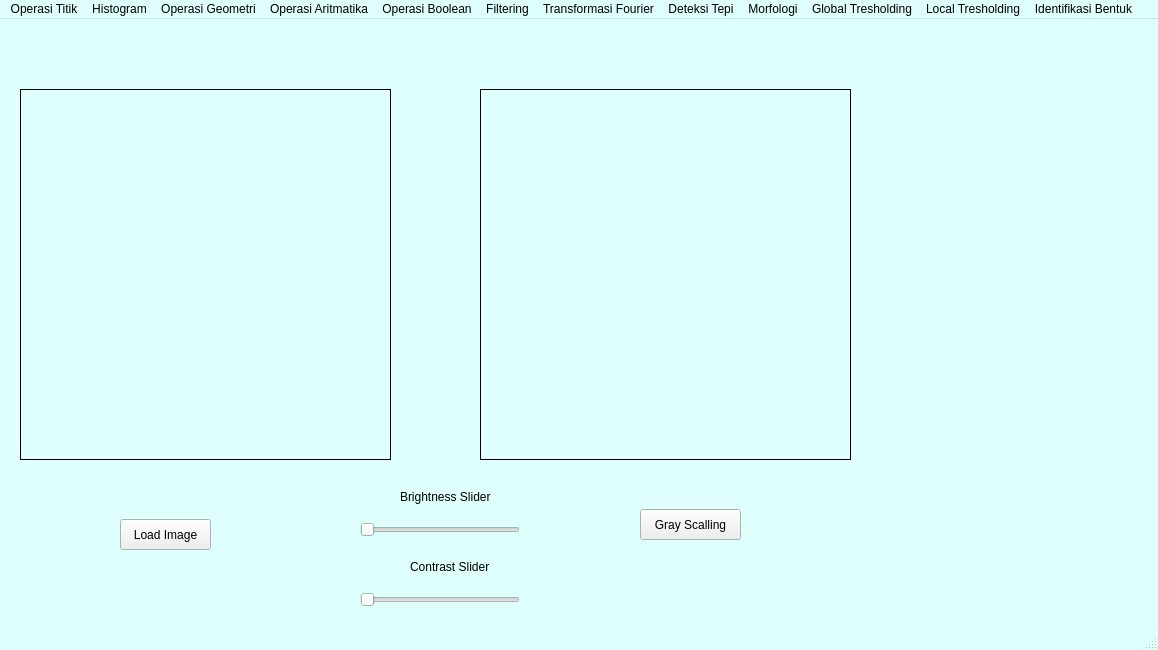
<?xml version="1.0" encoding="UTF-8"?>
<ui version="4.0">
 <class>MainWindow</class>
 <widget class="QMainWindow" name="MainWindow">
  <property name="geometry">
   <rect>
    <x>0</x>
    <y>0</y>
    <width>1158</width>
    <height>650</height>
   </rect>
  </property>
  <property name="palette">
   <palette>
    <active>
     <colorrole role="Base">
      <brush brushstyle="SolidPattern">
       <color alpha="255">
        <red>255</red>
        <green>255</green>
        <blue>255</blue>
       </color>
      </brush>
     </colorrole>
     <colorrole role="Window">
      <brush brushstyle="SolidPattern">
       <color alpha="255">
        <red>222</red>
        <green>255</green>
        <blue>251</blue>
       </color>
      </brush>
     </colorrole>
    </active>
    <inactive>
     <colorrole role="Base">
      <brush brushstyle="SolidPattern">
       <color alpha="255">
        <red>255</red>
        <green>255</green>
        <blue>255</blue>
       </color>
      </brush>
     </colorrole>
     <colorrole role="Window">
      <brush brushstyle="SolidPattern">
       <color alpha="255">
        <red>222</red>
        <green>255</green>
        <blue>251</blue>
       </color>
      </brush>
     </colorrole>
    </inactive>
    <disabled>
     <colorrole role="Base">
      <brush brushstyle="SolidPattern">
       <color alpha="255">
        <red>222</red>
        <green>255</green>
        <blue>251</blue>
       </color>
      </brush>
     </colorrole>
     <colorrole role="Window">
      <brush brushstyle="SolidPattern">
       <color alpha="255">
        <red>222</red>
        <green>255</green>
        <blue>251</blue>
       </color>
      </brush>
     </colorrole>
    </disabled>
   </palette>
  </property>
  <property name="windowTitle">
   <string>MainWindow</string>
  </property>
  <property name="autoFillBackground">
   <bool>false</bool>
  </property>
  <widget class="QWidget" name="centralwidget">
   <widget class="QPushButton" name="btn_img">
    <property name="geometry">
     <rect>
      <x>120</x>
      <y>500</y>
      <width>91</width>
      <height>31</height>
     </rect>
    </property>
    <property name="text">
     <string>Load Image</string>
    </property>
   </widget>
   <widget class="QLabel" name="label">
    <property name="geometry">
     <rect>
      <x>20</x>
      <y>70</y>
      <width>371</width>
      <height>371</height>
     </rect>
    </property>
    <property name="frameShape">
     <enum>QFrame::Box</enum>
    </property>
    <property name="text">
     <string/>
    </property>
   </widget>
   <widget class="QLabel" name="citra_label">
    <property name="geometry">
     <rect>
      <x>480</x>
      <y>70</y>
      <width>371</width>
      <height>371</height>
     </rect>
    </property>
    <property name="frameShape">
     <enum>QFrame::Box</enum>
    </property>
    <property name="text">
     <string/>
    </property>
   </widget>
   <widget class="QPushButton" name="btn_gray">
    <property name="geometry">
     <rect>
      <x>640</x>
      <y>490</y>
      <width>101</width>
      <height>31</height>
     </rect>
    </property>
    <property name="text">
     <string>Gray Scalling</string>
    </property>
   </widget>
   <widget class="QSlider" name="brightnessSlider">
    <property name="geometry">
     <rect>
      <x>360</x>
      <y>500</y>
      <width>160</width>
      <height>22</height>
     </rect>
    </property>
    <property name="orientation">
     <enum>Qt::Horizontal</enum>
    </property>
   </widget>
   <widget class="QLabel" name="label_2">
    <property name="geometry">
     <rect>
      <x>400</x>
      <y>470</y>
      <width>101</width>
      <height>16</height>
     </rect>
    </property>
    <property name="font">
     <font>
      <weight>50</weight>
      <bold>false</bold>
     </font>
    </property>
    <property name="text">
     <string>Brightness Slider</string>
    </property>
   </widget>
   <widget class="QSlider" name="contrastSlider">
    <property name="geometry">
     <rect>
      <x>360</x>
      <y>570</y>
      <width>160</width>
      <height>22</height>
     </rect>
    </property>
    <property name="orientation">
     <enum>Qt::Horizontal</enum>
    </property>
   </widget>
   <widget class="QLabel" name="label_3">
    <property name="geometry">
     <rect>
      <x>410</x>
      <y>540</y>
      <width>81</width>
      <height>16</height>
     </rect>
    </property>
    <property name="text">
     <string>Contrast Slider</string>
    </property>
   </widget>
  </widget>
  <widget class="QMenuBar" name="menubar">
   <property name="geometry">
    <rect>
     <x>0</x>
     <y>0</y>
     <width>1158</width>
     <height>21</height>
    </rect>
   </property>
   <widget class="QMenu" name="menuOperasi_Titik">
    <property name="title">
     <string>Operasi Titik</string>
    </property>
    <addaction name="actionOperasi_Pencerahan"/>
    <addaction name="actionSimple_Contrast"/>
    <addaction name="actionContrast_Streching"/>
    <addaction name="actionNegative_Image"/>
    <addaction name="actionBiner_Image"/>
   </widget>
   <widget class="QMenu" name="menuHistogram">
    <property name="title">
     <string>Histogram</string>
    </property>
    <addaction name="actionHistogram_Grayscale"/>
    <addaction name="actionHistogram_RGB"/>
    <addaction name="actionHistogram_Equalization"/>
   </widget>
   <widget class="QMenu" name="menuOperasi_Geometri">
    <property name="title">
     <string>Operasi Geometri</string>
    </property>
    <widget class="QMenu" name="menuRotasi">
     <property name="title">
      <string>Rotasi </string>
     </property>
     <addaction name="action90_Derajat"/>
     <addaction name="action180_Derajat"/>
     <addaction name="action45_Derajat"/>
     <addaction name="action_45_Derajat"/>
     <addaction name="action_90_Derajat"/>
    </widget>
    <widget class="QMenu" name="menuResize">
     <property name="title">
      <string>Resize</string>
     </property>
     <addaction name="actionZoom_in"/>
     <addaction name="actionZoom_in_3x"/>
     <addaction name="actionZoom_in_4x"/>
     <addaction name="actionZoom_out_1_2"/>
     <addaction name="actionZoom_out_1_4"/>
     <addaction name="actionZoom_out_3_4"/>
    </widget>
    <addaction name="actionTranslasi"/>
    <addaction name="menuRotasi"/>
    <addaction name="menuResize"/>
    <addaction name="actionCrop"/>
   </widget>
   <widget class="QMenu" name="menuOperasi_Aritmatika">
    <property name="title">
     <string>Operasi Aritmatika</string>
    </property>
    <addaction name="actionTambah_dan_kurang"/>
    <addaction name="actionKali_dan_Bagi"/>
   </widget>
   <widget class="QMenu" name="menuOperasi_Boolean">
    <property name="title">
     <string>Operasi Boolean</string>
    </property>
    <addaction name="actionOperasi_AND"/>
    <addaction name="actionOperasi_OR"/>
    <addaction name="actionOperasi_XOR"/>
   </widget>
   <widget class="QMenu" name="menuFiltering">
    <property name="title">
     <string>Filtering</string>
    </property>
    <addaction name="actionKonvulusi_2D"/>
    <addaction name="actionMean_Filter"/>
    <addaction name="actionGaussian_Filter"/>
    <addaction name="actionImage_Sharpening_Laplacian"/>
    <addaction name="actionMedian_Filter"/>
    <addaction name="actionMax_Filter"/>
    <addaction name="actionMin_Filter"/>
    <addaction name="actionImage_Sharpening"/>
   </widget>
   <widget class="QMenu" name="menuTransformasi_Fourier">
    <property name="title">
     <string>Transformasi Fourier</string>
    </property>
    <widget class="QMenu" name="menuDiscrete_Fourier_transform_DFT">
     <property name="title">
      <string>Discrete Fourier transform (DFT)</string>
     </property>
     <addaction name="actionSmoothing_Image"/>
     <addaction name="actionDeteksi_Tepi"/>
    </widget>
    <addaction name="menuDiscrete_Fourier_transform_DFT"/>
   </widget>
   <widget class="QMenu" name="menuDeteksi_Tepi">
    <property name="title">
     <string>Deteksi Tepi</string>
    </property>
    <addaction name="actionPrewitt"/>
    <addaction name="actionRoberts"/>
    <addaction name="actionSobel"/>
    <addaction name="actionCanny_Edge_Detection"/>
   </widget>
   <widget class="QMenu" name="menuTresholding">
    <property name="title">
     <string>Local Tresholding</string>
    </property>
    <addaction name="actionMean"/>
    <addaction name="actionGaussian"/>
    <addaction name="actionOtsu"/>
   </widget>
   <widget class="QMenu" name="menuMorfologi">
    <property name="title">
     <string>Morfologi</string>
    </property>
    <addaction name="actionDilasi"/>
    <addaction name="actionErosi"/>
    <addaction name="actionOpening"/>
    <addaction name="actionClosing"/>
   </widget>
   <widget class="QMenu" name="menuGlobal_Tresholding">
    <property name="title">
     <string>Global Tresholding</string>
    </property>
    <addaction name="actionBinary"/>
    <addaction name="actionBinary_Invers"/>
    <addaction name="actionTrunc"/>
    <addaction name="actionTo_Zero"/>
    <addaction name="actionTo_Zero_Invers"/>
   </widget>
   <widget class="QMenu" name="menuContour">
    <property name="title">
     <string>Identifikasi Bentuk</string>
    </property>
    <addaction name="actionContour"/>
   </widget>
   <addaction name="menuOperasi_Titik"/>
   <addaction name="menuHistogram"/>
   <addaction name="menuOperasi_Geometri"/>
   <addaction name="menuOperasi_Aritmatika"/>
   <addaction name="menuOperasi_Boolean"/>
   <addaction name="menuFiltering"/>
   <addaction name="menuTransformasi_Fourier"/>
   <addaction name="menuDeteksi_Tepi"/>
   <addaction name="menuMorfologi"/>
   <addaction name="menuGlobal_Tresholding"/>
   <addaction name="menuTresholding"/>
   <addaction name="menuContour"/>
  </widget>
  <widget class="QStatusBar" name="statusbar"/>
  <action name="actionOperasi_Pencerahan">
   <property name="text">
    <string>Operasi Pencerahan</string>
   </property>
  </action>
  <action name="actionSimple_Contrast">
   <property name="text">
    <string>Simple_Contrast</string>
   </property>
  </action>
  <action name="actionContrast_Streching">
   <property name="text">
    <string>Contrast Streching</string>
   </property>
  </action>
  <action name="actionNegative_Image">
   <property name="text">
    <string>Negative Image</string>
   </property>
  </action>
  <action name="actionBiner_Image">
   <property name="text">
    <string>Biner Image</string>
   </property>
  </action>
  <action name="actionHistogram_Grayscale">
   <property name="text">
    <string>Histogram Grayscale</string>
   </property>
  </action>
  <action name="actionHistogram_RGB">
   <property name="text">
    <string>Histogram RGB</string>
   </property>
  </action>
  <action name="actionTranslasi">
   <property name="text">
    <string>Translasi</string>
   </property>
  </action>
  <action name="action90_Derajat">
   <property name="text">
    <string>90 Derajat</string>
   </property>
  </action>
  <action name="action180_Derajat">
   <property name="text">
    <string>180 Derajat</string>
   </property>
  </action>
  <action name="action45_Derajat">
   <property name="text">
    <string>45 Derajat</string>
   </property>
  </action>
  <action name="action_45_Derajat">
   <property name="text">
    <string>-45 Derajat</string>
   </property>
  </action>
  <action name="action_90_Derajat">
   <property name="text">
    <string>-90 Derajat</string>
   </property>
  </action>
  <action name="actionZoom_in">
   <property name="text">
    <string>Zoom in 2x</string>
   </property>
  </action>
  <action name="actionZoom_in_3x">
   <property name="text">
    <string>Zoom in 3x</string>
   </property>
  </action>
  <action name="actionZoom_in_4x">
   <property name="text">
    <string>Zoom in 4x</string>
   </property>
  </action>
  <action name="actionZoom_out_1_2">
   <property name="text">
    <string>Zoom out 1/2</string>
   </property>
  </action>
  <action name="actionZoom_out_1_4">
   <property name="text">
    <string>Zoom out 1/4</string>
   </property>
  </action>
  <action name="actionZoom_out_3_4">
   <property name="text">
    <string>Zoom out 3/4</string>
   </property>
  </action>
  <action name="actionCrop">
   <property name="text">
    <string>Crop</string>
   </property>
  </action>
  <action name="actionTambah_dan_kurang">
   <property name="text">
    <string>Tambah dan kurang</string>
   </property>
  </action>
  <action name="actionKali_dan_Bagi">
   <property name="text">
    <string>Kali dan Bagi</string>
   </property>
  </action>
  <action name="actionOperasi_AND">
   <property name="text">
    <string>Operasi AND</string>
   </property>
  </action>
  <action name="actionOperasi_OR">
   <property name="text">
    <string>Operasi OR</string>
   </property>
  </action>
  <action name="actionOperasi_XOR">
   <property name="text">
    <string>Operasi XOR</string>
   </property>
  </action>
  <action name="actionHistogram_Equalization">
   <property name="text">
    <string>Histogram Equalization</string>
   </property>
  </action>
  <action name="actionKonvulusi_2D">
   <property name="text">
    <string>Konvolusi 2D</string>
   </property>
  </action>
  <action name="actionMean_Filter">
   <property name="text">
    <string>Mean Filter</string>
   </property>
  </action>
  <action name="actionGaussian_Filter">
   <property name="text">
    <string>Gaussian Filter</string>
   </property>
  </action>
  <action name="actionImage_Sharpening_Laplacian">
   <property name="text">
    <string>Image Sharpening Laplacian</string>
   </property>
  </action>
  <action name="actionMedian_Filter">
   <property name="text">
    <string>Median Filter</string>
   </property>
  </action>
  <action name="actionMax_Filter">
   <property name="text">
    <string>Max Filter</string>
   </property>
  </action>
  <action name="actionMin_Filter">
   <property name="text">
    <string>Min Filter</string>
   </property>
  </action>
  <action name="actionImage_Sharpening">
   <property name="text">
    <string>Image Sharpening</string>
   </property>
  </action>
  <action name="actionSmoothing_Image">
   <property name="text">
    <string>Smoothing Image</string>
   </property>
  </action>
  <action name="actionDeteksi_Tepi">
   <property name="text">
    <string>Deteksi Tepi</string>
   </property>
  </action>
  <action name="actionPrewitt">
   <property name="text">
    <string>Prewitt </string>
   </property>
  </action>
  <action name="actionRoberts">
   <property name="text">
    <string>Roberts</string>
   </property>
  </action>
  <action name="actionSobel">
   <property name="text">
    <string>Sobel</string>
   </property>
  </action>
  <action name="actionCanny_Edge_Detection">
   <property name="text">
    <string>Canny Edge Detection</string>
   </property>
  </action>
  <action name="actionDilasi">
   <property name="text">
    <string>Dilasi</string>
   </property>
  </action>
  <action name="actionErosi">
   <property name="text">
    <string>Erosi </string>
   </property>
  </action>
  <action name="actionOpening">
   <property name="text">
    <string>Opening</string>
   </property>
  </action>
  <action name="actionClosing">
   <property name="text">
    <string>Closing</string>
   </property>
  </action>
  <action name="actionBinary">
   <property name="text">
    <string>Binary</string>
   </property>
  </action>
  <action name="actionBinary_Invers">
   <property name="text">
    <string>Binary Invers</string>
   </property>
  </action>
  <action name="actionTrunc">
   <property name="text">
    <string>Trunc</string>
   </property>
  </action>
  <action name="actionTo_Zero">
   <property name="text">
    <string>To Zero</string>
   </property>
  </action>
  <action name="actionTo_Zero_Invers">
   <property name="text">
    <string>To Zero Invers</string>
   </property>
  </action>
  <action name="actionMean">
   <property name="text">
    <string>Mean</string>
   </property>
  </action>
  <action name="actionGaussian">
   <property name="text">
    <string>Gaussian</string>
   </property>
  </action>
  <action name="actionContour">
   <property name="text">
    <string>Contour</string>
   </property>
  </action>
  <action name="actionOtsu">
   <property name="text">
    <string>Otsu</string>
   </property>
  </action>
 </widget>
 <resources/>
 <connections/>
</ui>
